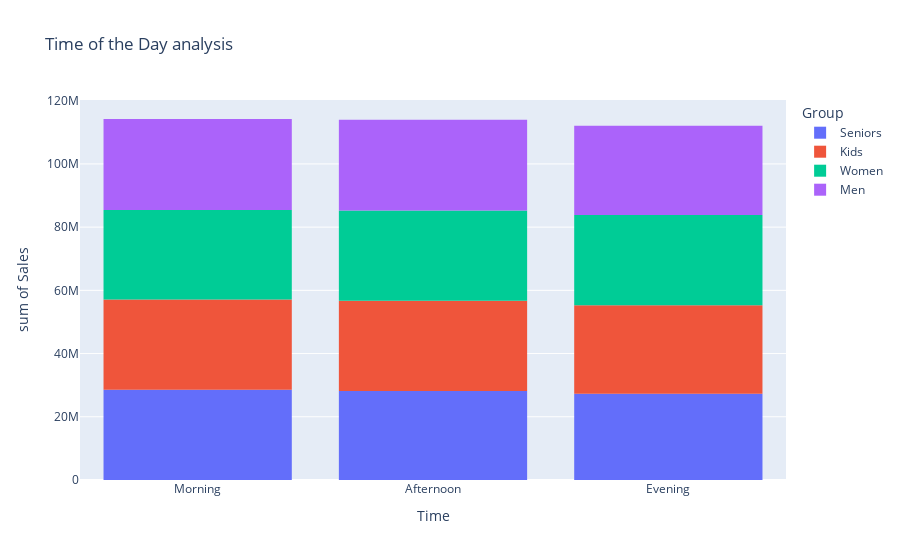

The notebook cell this image was saved under:
### Code cell
# Rough
data=vis_time_df.groupby('Time').Sales.sum().reset_index().sort_values(by='Time',ascending=False)

fig_time=px.histogram(vis_time_df,x="Time",y="Sales",color='Group',title="Time of the Day analysis")

fig_time.show()

### Figure 1 — Plotly figure (JSON) as saved in the notebook; plotly's stock layout.template omitted (floating-point values rounded to 4 significant figures)
{"data": [{"alignmentgroup": "True", "bingroup": "x", "histfunc": "sum", "hovertemplate": "Group=Seniors<br>Time=%{x}<br>sum of Sales=%{y}<extra></extra>", "legendgroup": "Seniors", "marker": {"color": "#636efa", "pattern": {"shape": ""}}, "name": "Seniors", "offsetgroup": "Seniors", "orientation": "v", "showlegend": true, "type": "histogram", "x": ["Morning", "Afternoon", "Evening", "Morning", "Evening", "Afternoon", "Afternoon", "Morning", "Evening", "Afternoon", "Morning", "Evening", "Morning", "Morning", "Evening", "Afternoon", "Evening", "Afternoon", "Evening", "Afternoon", "Morning"], "xaxis": "x", "y": [9057500, 8830000, 8427500, 6170000, 6032500, 5985000, 5092500, 4965000, 4660000, 2840000, 2757500, 2592500, 1950000, 1915000, 1907500, 1880000, 1855000, 1797500, 1792500, 1770000, 1760000], "yaxis": "y"}, {"alignmentgroup": "True", "bingroup": "x", "histfunc": "sum", "hovertemplate": "Group=Kids<br>Time=%{x}<br>sum of Sales=%{y}<extra></extra>", "legendgroup": "Kids", "marker": {"color": "#EF553B", "pattern": {"shape": ""}}, "name": "Kids", "offsetgroup": "Kids", "orientation": "v", "showlegend": true, "type": "histogram", "x": ["Morning", "Afternoon", "Evening", "Morning", "Afternoon", "Evening", "Afternoon", "Evening", "Morning", "Morning", "Afternoon", "Evening", "Evening", "Evening", "Afternoon", "Morning", "Afternoon", "Afternoon", "Morning", "Morning", "Evening"], "xaxis": "x", "y": [8950000, 8787500, 8622500, 6267500, 6187500, 6132500, 4970000, 4797500, 4747500, 2935000, 2860000, 2715000, 1975000, 1972500, 1945000, 1927500, 1880000, 1872500, 1847500, 1842500, 1837500], "yaxis": "y"}, {"alignmentgroup": "True", "bingroup": "x", "histfunc": "sum", "hovertemplate": "Group=Women<br>Time=%{x}<br>sum of Sales=%{y}<extra></extra>", "legendgroup": "Women", "marker": {"color": "#00cc96", "pattern": {"shape": ""}}, "name": "Women", "offsetgroup": "Women", "orientation": "v", "showlegend": true, "type": "histogram", "x": ["Evening", "Morning", "Afternoon", "Afternoon", "Morning", "Evening", "Afternoon", "Evening", "Morning", "Morning", "Evening", "Afternoon", "Afternoon", "Evening", "Afternoon", "Morning", "Evening", "Evening", "Morning", "Morning", "Afternoon"], "xaxis": "x", "y": [8930000, 8797500, 8755000, 6425000, 6420000, 6327500, 5202500, 4967500, 4800000, 2900000, 2785000, 2640000, 1947500, 1892500, 1887500, 1872500, 1832500, 1810000, 1797500, 1767500, 1685000], "yaxis": "y"}, {"alignmentgroup": "True", "bingroup": "x", "histfunc": "sum", "hovertemplate": "Group=Men<br>Time=%{x}<br>sum of Sales=%{y}<extra></extra>", "legendgroup": "Men", "marker": {"color": "#ab63fa", "pattern": {"shape": ""}}, "name": "Men", "offsetgroup": "Men", "orientation": "v", "showlegend": true, "type": "histogram", "x": ["Evening", "Morning", "Afternoon", "Afternoon", "Morning", "Evening", "Morning", "Evening", "Afternoon", "Afternoon", "Morning", "Evening", "Afternoon", "Morning", "Morning", "Evening", "Afternoon", "Morning", "Afternoon", "Evening", "Evening"], "xaxis": "x", "y": [8900000, 8817500, 8690000, 6512500, 6290000, 6220000, 4952500, 4942500, 4760000, 3007500, 2845000, 2540000, 2030000, 2007500, 1962500, 1915000, 1885000, 1885000, 1882500, 1862500, 1842500], "yaxis": "y"}], "layout": {"barmode": "relative", "legend": {"title": {"text": "Group"}, "tracegroupgap": 0}, "title": {"text": "Time of the Day analysis"}, "xaxis": {"anchor": "y", "domain": [0, 1], "title": {"text": "Time"}}, "yaxis": {"anchor": "x", "domain": [0, 1], "title": {"text": "sum of Sales"}}}}
